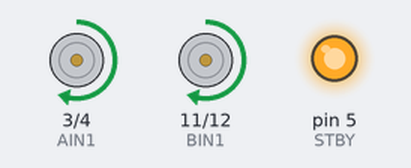
Recording of a sketch running on a simulated Arduino Uno, built with avr-gcc and run on an emulated ATmega328P. On the bench: motor-driver pin pairs drawn as motors (green arrow = first pin HIGH = forward, orange = second pin HIGH = backward, longer = more drive, scaled by the enable pin, stopped while the standby pin is LOW), output pins drawn as LEDs (lit = HIGH).

Above: at 1.0 s.
At 3.0 s:
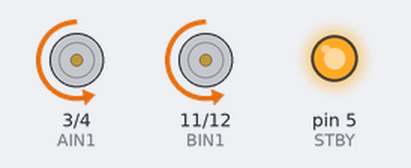
At 4.7 s:
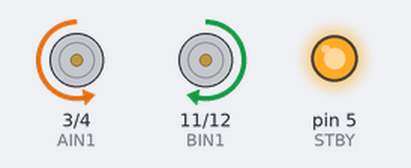
At 8.0 s:
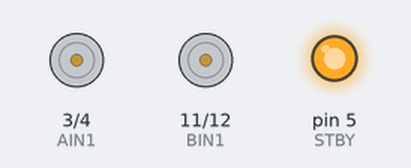
Timing chart, 0 to 11.7 s (numbered marks = the images above):
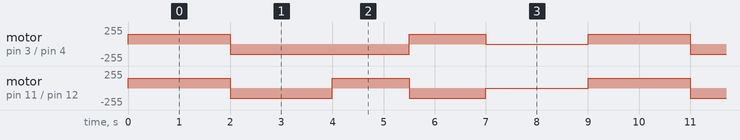

The sketch:

motordriver2.ino
```cpp
// === Motor Driver Pins ===
int STBY = 5;

int AIN1 = 3;
int AIN2 = 4;
int PWMA = 9;

int BIN1 = 11;
int BIN2 = 12;
int PWMB = 10;

// === Universal Motor Control Function ===
void setMotor(int pin1, int pin2, int pwm, int speed) {
  if (speed > 0) {              // Forward
    digitalWrite(pin1, HIGH);
    digitalWrite(pin2, LOW);
  } else if (speed < 0) {       // Backward
    digitalWrite(pin1, LOW);
    digitalWrite(pin2, HIGH);
    speed = -speed;             // Make speed positive for PWM
  } else {                      // Stop
    digitalWrite(pin1, LOW);
    digitalWrite(pin2, LOW);
  }
  analogWrite(pwm, constrain(speed, 0, 255));
}

void setup() {
  pinMode(STBY, OUTPUT);
  pinMode(AIN1, OUTPUT);
  pinMode(AIN2, OUTPUT);
  pinMode(PWMA, OUTPUT);
  pinMode(BIN1, OUTPUT);
  pinMode(BIN2, OUTPUT);
  pinMode(PWMB, OUTPUT);

  digitalWrite(STBY, HIGH); // Enable driver
}

void loop() {
  // Forward
  setMotor(AIN1, AIN2, PWMA, 150);
  setMotor(BIN1, BIN2, PWMB, 150);
  delay(2000);

  // Backward
  setMotor(AIN1, AIN2, PWMA, -150);
  setMotor(BIN1, BIN2, PWMB, -150);
  delay(2000);

  // Left turn (left motor backward, right forward)
  setMotor(AIN1, AIN2, PWMA, -150);
  setMotor(BIN1, BIN2, PWMB, 150);
  delay(1500);

  // Right turn (left motor forward, right backward)
  setMotor(AIN1, AIN2, PWMA, 150);
  setMotor(BIN1, BIN2, PWMB, -150);
  delay(1500);

  // Stop
  setMotor(AIN1, AIN2, PWMA, 0);
  setMotor(BIN1, BIN2, PWMB, 0);
  delay(2000);
}
```

Measured:
- by itself, motor on pin 3 (AIN1) / pin 4 (AIN2): repeats every 9.0 s: backward 150/255 3.5 s, forward 150/255 1.5 s, stopped 2.0 s, forward 150/255 2.0 s
- by itself, motor on pin 11 (BIN1) / pin 12 (BIN2): repeats every 9.0 s: backward 150/255 2.0 s, forward 150/255 1.5 s, backward 150/255 1.5 s, stopped 2.0 s, forward 150/255 2.0 s
